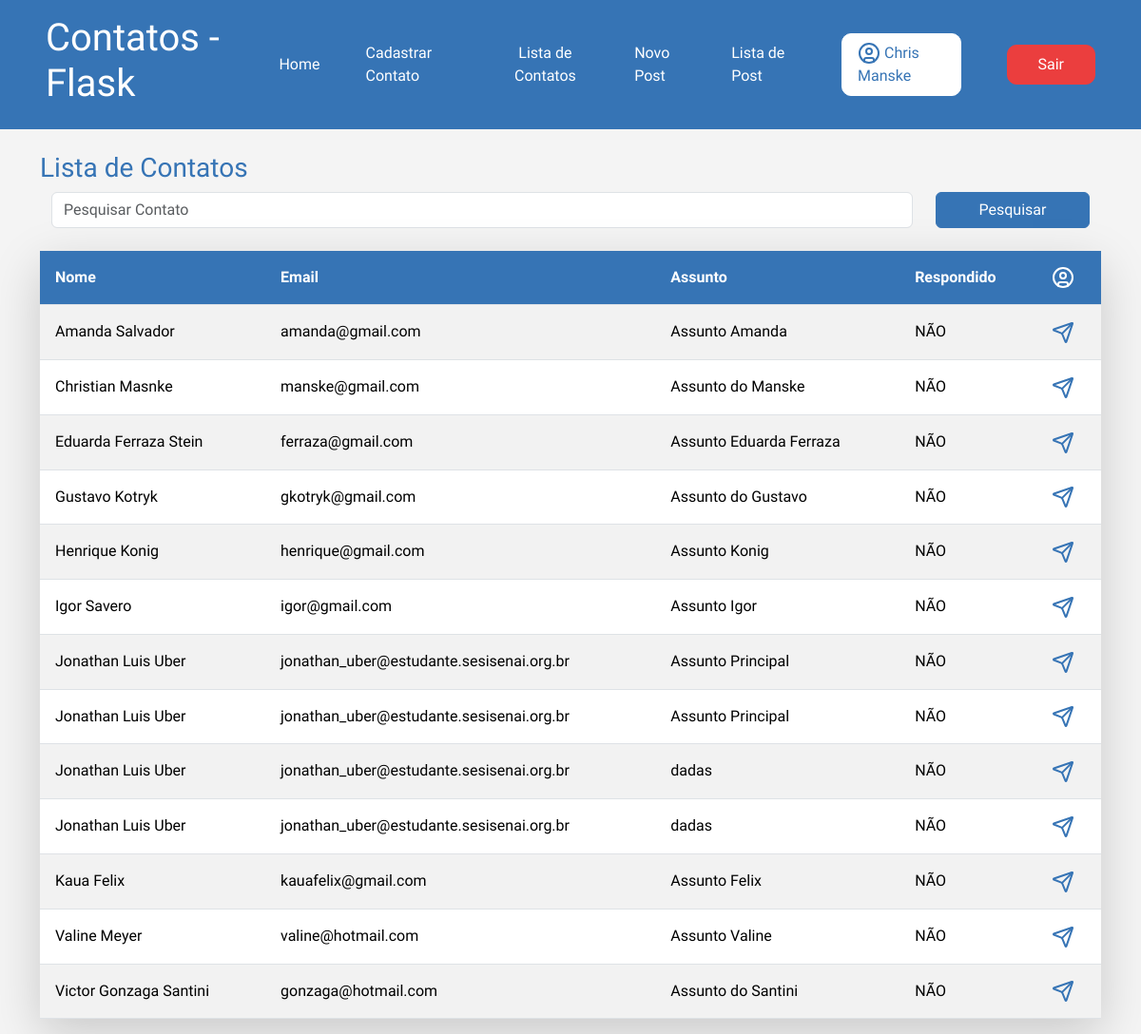
The app's page /contato/lista/ (signed in) with its own data.
### app/models.py (models this page shows)
class User(db.Model, UserMixin):
    id = db.Column(db.Integer, primary_key=True)
    nome = db.Column(db.String(100), nullable=True)
    sobrenome = db.Column(db.String(100), nullable=True)
    email = db.Column(db.String(100), nullable=True)
    senha = db.Column(db.String(100), nullable=True)
    posts = db.relationship('Post', backref='autor', lazy=True)
    comentarios = db.relationship('PostComentarios', backref='autor', lazy=True)

class Contato(db.Model):
    id = db.Column(db.Integer, primary_key=True)
    data_envio = db.Column(db.DateTime, default=datetime.now())
    nome = db.Column(db.String(100), nullable=True)
    email = db.Column(db.String(100), nullable=True)
    assunto = db.Column(db.String(100), nullable=True)
    mensagem = db.Column(db.String(100), nullable=True)
    respondido = db.Column(db.Integer, default=0)

### app/views.py (the view)
@app.route('/contato/lista/')
@login_required
def contatoLista():
    if request.method == 'GET':
        pesquisa = request.args.get('pesquisa', '')
    dados = Contato.query.order_by('nome')
    if pesquisa != '':
        dados = dados.filter(Contato.nome.ilike(f'%{pesquisa}%'))
    context = {'dados' : dados.all()}
    return render_template('contato_lista.html', context=context)

### app/models.py (called while the page is built)
@login_manager.user_loader
def load_user(user_id):
    return User.query.get(user_id)

### app/templates/contato_lista.html (shortened to what this page needs)
{% extends "base.html" %}
{% block content %}
{% include "header.html" %}
    <div class="container">
            <div class="row mt-4">
                <h3>Lista de Contatos</h3>
                <form action="" method="get" class="row  m-0">
                    <div class="col-10">
                        <input type="text" name="pesquisa" class="form-control" placeholder="Pesquisar Contato">
                    </div>
                    <div class="col-2 m-0">
                        <button type="submit" class="btn btn-primary w-100 m-0">Pesquisar</button>
                    </div>
                </form>
                <div class="col-12">
                    <table class="table mt-4 table-striped  shadow-lg">
                        <thead >
                            <tr class="">
                                <th class="p-3">Nome</th>
                                <th class="p-3">Email</th>
                                <th class="p-3">Assunto</th>
                                <th class="p-3">Respondido</th>
                                <th class="p-3">
                                </th>
                            </tr>
                        </thead>
                        <body>
                            {% for linha in context.dados %}
                                <tr>
                                    <td class="p-3 align-items-center">{{ linha.nome }}</td>
                                    <td class="p-3 align-items-center">{{ linha.email }}</td>
                                    <td class="p-3 align-items-center">{{ linha.assunto }}</td>
                                    <td class="p-3 align-items-center">
                                        {% if linha.respondido == 1 %}
                                            SIM
                                        {% else %}
                                            NÃO
                                        {% endif%}
                                    </td>
                                    <td class="p-3 align-items-center">
                                        <a href="{{url_for('contatoDetalhes', id = linha.id)}}" id="abrirPerfil">
                                        </a>
                                    </td>
                                </tr>
                            {% endfor %}
                        </body>
                    </table>
                </div>
            </div>
       </div>
{% endblock %}

### app/templates/header.html (shortened to what this page needs)
{% extends "base.html" %}
{% block content %}
    <header>
        <div class="container-header">
            <div class="logo">
                <h1>Contatos - Flask</h1>
            </div>
            <div class="botoesLinks">
                <a href="{{url_for('homepage')}}" class="link">Home</a>
                <a href="{{url_for('contato_cadastro')}}" class="link">Cadastrar Contato</a>
                <a href="{{url_for('contatoLista')}}" style="text-align: center;" class="link">Lista de Contatos</a>
                <a href="{{url_for('PostNovo')}}"class="link">Novo Post</a>
                <a href="{{url_for('PostLista')}}"class="link">Lista de Post</a>
                {% if current_user.is_authenticated %}
                <a href="" class="Cadastro-User-Logado"> {{current_user.nome}} {{current_user.sobrenome}}</a>
                <a href="{{url_for('logout')}}" class="Cadastro-Sair">Sair</a>
                {% else %}
                <a href="{{url_for('login')}}" class="Cadastro-User">Entrar/Cadastrar</a>
                {% endif %}
            </div>
        </div>
    </header>
{% endblock %}

### app/static/style.css (style rules this page uses)
* { margin: 0; padding: 0; }
body { font-family: "Nata Sans", sans-serif; background-color: #f4f4f4; color: #3674B5; width: 100%; }
header { background-color: #3674B5; color: white; font-family: "Nata Sans", sans-serif; width: 100%; }
.container-header { display: flex; flex-direction: row; justify-content: space-between; align-items: center; padding: 1rem 3rem; }
.container-header h1 { font-size: 2.5rem; }
.botoesLinks { display: flex; align-items: center; gap: 3rem; }
.botoesLinks a { text-decoration: none; color: white; }
.container { width: 100% !important; }
.table th { background-color: #3674B5 !important; color: white; }
button { border: 1px solid #3674B5 !important; background-color: #3674B5 !important; }
.Cadastro-User-Logado { color: #3674B5 !important; background-color: white; border: 1px solid white; padding: 0.5rem 1rem; border-radius: 10px; }
.Cadastro-Sair { color: #ffffff !important; background-color: rgb(235, 62, 62); border: 1px solid rgb(235, 62, 62); padding: 0.5rem 2rem; border-radius: 10px; }

### records on screen
User: nome "Chris", sobrenome "Manske"
Contato: nome "Amanda Salvador", email "amanda@gmail.com", assunto "Assunto Amanda", respondido "NÃO"
Contato: nome "Christian Masnke", email "manske@gmail.com", assunto "Assunto do Manske", respondido "NÃO"
Contato: nome "Eduarda Ferraza Stein", email "ferraza@gmail.com", assunto "Assunto Eduarda Ferraza", respondido "NÃO"
Contato: nome "Gustavo Kotryk", email "gkotryk@gmail.com", assunto "Assunto do Gustavo", respondido "NÃO"
Contato: nome "Henrique Konig", email "henrique@gmail.com", assunto "Assunto Konig", respondido "NÃO"
Contato: nome "Igor Savero", email "igor@gmail.com", assunto "Assunto Igor", respondido "NÃO"
Contato: nome "Jonathan Luis Uber", email "jonathan_uber@estudante.sesisenai.org.br", assunto "Assunto Principal", respondido "NÃO"
Contato: nome "Jonathan Luis Uber", email "jonathan_uber@estudante.sesisenai.org.br", assunto "Assunto Principal", respondido "NÃO"
Contato: nome "Jonathan Luis Uber", email "jonathan_uber@estudante.sesisenai.org.br", assunto "dadas", respondido "NÃO"
Contato: nome "Jonathan Luis Uber", email "jonathan_uber@estudante.sesisenai.org.br", assunto "dadas", respondido "NÃO"
Contato: nome "Kaua Felix", email "kauafelix@gmail.com", assunto "Assunto Felix", respondido "NÃO"
Contato: nome "Valine Meyer", email "valine@hotmail.com", assunto "Assunto Valine", respondido "NÃO"
Contato: nome "Victor Gonzaga Santini", email "gonzaga@hotmail.com", assunto "Assunto do Santini", respondido "NÃO"
